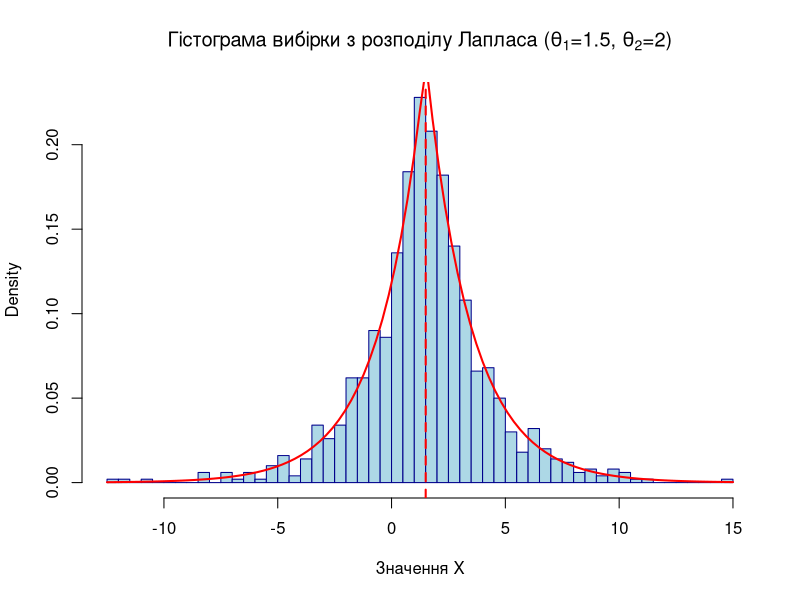

This figure's R source:
setwd("d:\\Study\\R\\lab5")
library(rmutil)  # Для функції dlaplace

theta1_true <- 1.5 
theta2_true <- 2.0 
n_sample <- 1000 

set.seed(123)
U <- runif(n_sample, min = 0, max = 1) 

cat("Функція розподілу Лапласа в точці x = 1 : ", dlaplace(1, theta1_true, theta2_true), "\n")
cat("Обернена функція розподілу Лапласа в точці x = .2 : ", qlaplace(.2, theta1_true, theta2_true), "\n")

laplace_sample <- qlaplace(U, theta1_true, theta2_true)

cat("Змодельована вибірка з розподілу Лапласа (перші 10 значень):\n")
print(head(laplace_sample, 10))

png("Graphic\\5_3lab_histogram.png", width = 800, height = 600)
hist(laplace_sample, 
     main = expression(paste("Гістограма вибірки з розподілу Лапласа (", theta[1], "=1.5, ", theta[2], "=2)")),
     xlab = "Значення X",
     breaks = 50,
     freq = FALSE,
     col = "lightblue", border = "darkblue")

laplace_pdf <- function(x, theta1, theta2) {
  return( (1 / (2 * theta2)) * exp(-abs(x - theta1) / theta2) )
}
curve(laplace_pdf(x, theta1_true, theta2_true), 
      add = TRUE, 
      col = "red", lwd = 2)

abline(v = theta1_true, col = "red", lty = 2, lwd = 2)
dev.off()
theta1_mle <- median(laplace_sample)
abs_deviations <- abs(laplace_sample - theta1_mle) 
theta2_mle <- mean(abs_deviations)

cat("Оцінки максимальної правдоподібності:\n")
cat(paste("Істинне theta1 = ", theta1_true, " | ОМП theta1 (Медіана) = ", round(theta1_mle, 4), "\n", sep = ""))
cat(paste("Істинне theta2 = ", theta2_true, " | ОМП theta2 (Середнє Відхилення) = ", round(theta2_mle, 4), "\n", sep = ""))
